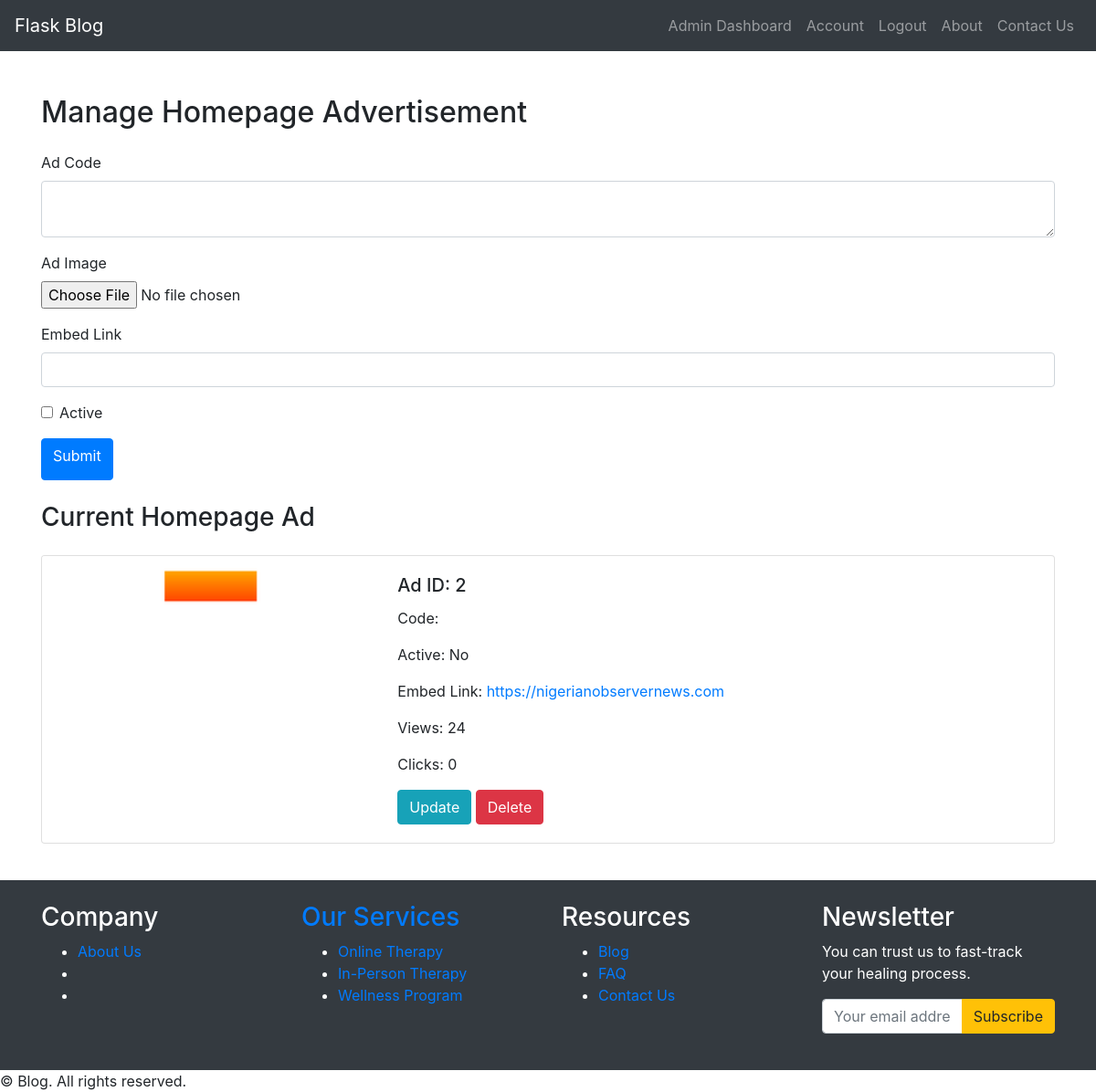
/manage_homepage_ad (signed in), run on the app's committed database.
### app/models.py (models this page shows, shortened)
class Advertisement(db.Model):
    id = db.Column(db.Integer, primary_key=True)
    ad_code = db.Column(db.Text, nullable=True)
    image_file = db.Column(db.String(20), nullable=True)
    embed_link = db.Column(db.String(255), nullable=True)  # Add this field
    is_active = db.Column(db.Boolean, default=False)
    date_posted = db.Column(db.DateTime, nullable=False, default=datetime.utcnow)
    views = db.Column(db.Integer, default=0)
    clicks = db.Column(db.Integer, default=0)
    location = db.Column(db.String(100), nullable=True)

### app/routes.py (the view, shortened to what this page needs)
@main.route('/manage_homepage_ad', methods=['GET', 'POST'])
@admin_required
def manage_homepage_ad():
    homepage_ads = Advertisement.query.filter_by(location='homepage').first()
    form = AdForm()
    return render_template('manage_homepage_ad.html',
                           form=form,
                           homepage_ads=homepage_ads)

### app/forms.py (shortened to what this page needs)
class AdForm(FlaskForm):
    ad_code = TextAreaField('Ad Code', validators=[Optional()])
    image = FileField('Ad Image', validators=[Optional(), FileAllowed(['jpg', 'jpeg', 'png'])])
    embed_link = StringField('Embed Link', validators=[Optional()])
    is_active = BooleanField('Active')
    submit = SubmitField('Submit')

### app/__init__.py (called while the page is built)
def create_app(config_class=Config):
    app = Flask(__name__)
    app.config.from_object(config_class)
    db.init_app(app)
    migrate.init_app(app, db)
    bcrypt.init_app(app)
    login_manager.init_app(app)
    mail.init_app(app)
    @login_manager.user_loader
    def load_user(user_id):
        return User.query.get(int(user_id))
    from app.routes import main
    from app.errors.handlers import errors
    app.register_blueprint(main)
    app.register_blueprint(errors)
    app.static_folder = 'static'
    app.static_url_path = '/static'
    return app

### app/templates/manage_homepage_ad.html (shortened to what this page needs)
{% extends "base.html" %}
{% block content %}
<h2 class="my-4">Manage Homepage Advertisement</h2>
<form method="POST" action="" enctype="multipart/form-data">
    <div class="form-group">
        {{ form.ad_code.label(class="form-label") }}
        {{ form.ad_code(class="form-control") }}
    </div>
    <div class="form-group">
        {{ form.image.label(class="form-label") }}
        {{ form.image(class="form-control-file") }}
    </div>
    <div class="form-group">
        {{ form.embed_link.label(class="form-label") }}
        {{ form.embed_link(class="form-control") }}
    </div>
    <div class="form-group form-check">
        {{ form.is_active(class="form-check-input") }}
        {{ form.is_active.label(class="form-check-label") }}
    </div>
    <button type="submit" class="btn btn-primary">{{ form.submit.label }}</button>
</form>
<h3 class="my-4">Current Homepage Ad</h3>
{% if homepage_ads %}
<div class="card mb-3">
    <div class="row no-gutters">
        <div class="col-md-4">
            <img src="{{ url_for('static', filename='ads/' + (homepage_ads.image_file if homepage_ads.image_file else 'ad_placeholder.jpg')) }}" class="card-img" alt="Ad Image">
        </div>
        <div class="col-md-8">
            <div class="card-body">
                <h5 class="card-title">Ad ID: {{ homepage_ads.id }}</h5>
                <p class="card-text">Code: {{ homepage_ads.ad_code }}</p>
                <p class="card-text">Active: {{ 'Yes' if homepage_ads.is_active else 'No' }}</p>
                <p class="card-text">Embed Link: <a href="{{ homepage_ads.embed_link }}" target="_blank">{{ homepage_ads.embed_link }}</a></p>
                <p class="card-text">Views: {{ homepage_ads.views }}</p>
                <p class="card-text">Clicks: {{ homepage_ads.clicks }}</p>
                <form method="POST" action="{{ url_for('main.manage_homepage_ad') }}" style="display: inline;">
                    <button type="submit" class="btn btn-info">Update</button>
                </form>
                <form method="POST" action="{{ url_for('main.delete_advertisement', ad_id=homepage_ads.id) }}" style="display: inline;">
                    <button type="submit" class="btn btn-danger">Delete</button>
                </form>
            </div>
        </div>
    </div>
</div>
{% else %}
<p>No ad available for the homepage.</p>
{% endif %}
{% endblock %}

### data on the page
Advertisement: image_file (picture), id "2", is_active "No", embed_link "https://nigerianobservernews.com", views "24", clicks "0"
